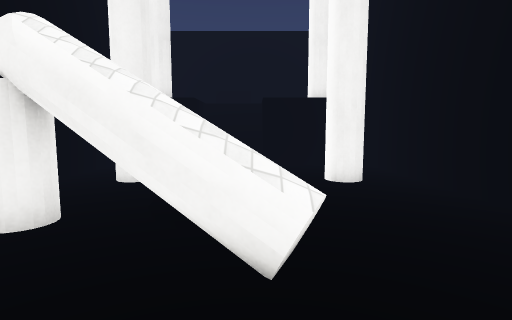
[1] (above)

19 first-person views from a walk through a Unity game level. The camera is 1.4 m above the floor, tilts 6° down and sees 80° across. The floor is counted in squares, 1 m on a side. Each view is taken from the middle of a square. On the plan, view 1 faces up. The plan holds only what a view shows up to about 14 squares ahead; the rest is blank. The place goes on beyond the plan. The player is left out. Surface patterns are stand-ins for the level's own textures.

[2]
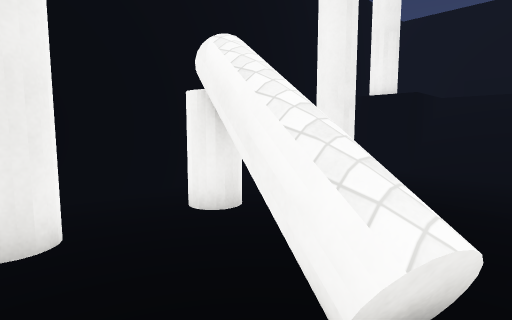

[3]
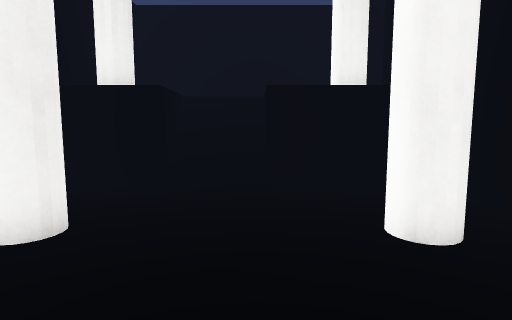

[4]
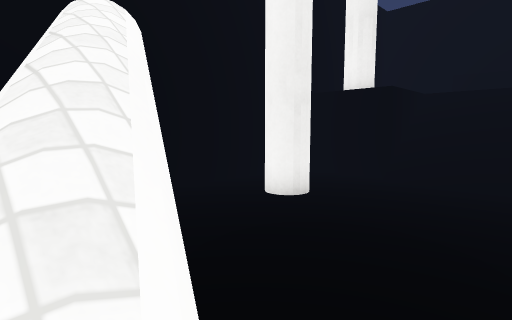

[5]
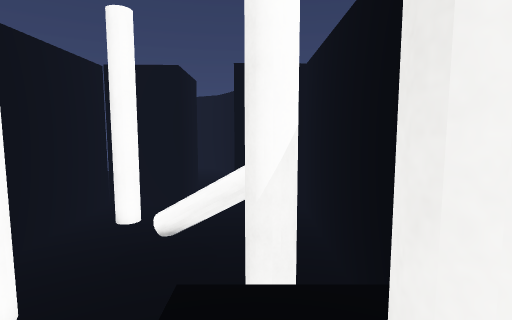

[6]
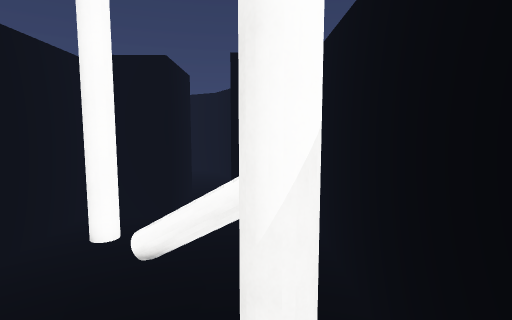

[7]
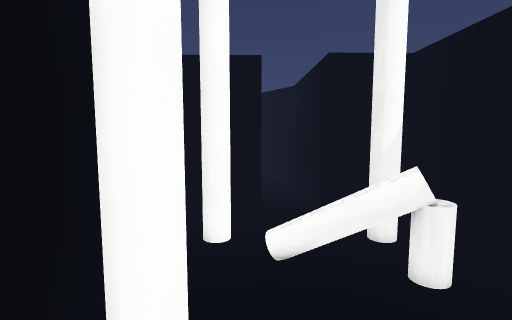

[8]
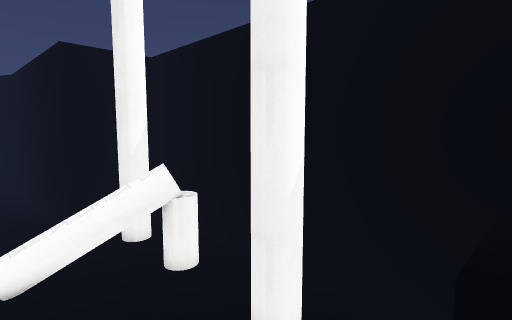

[9]
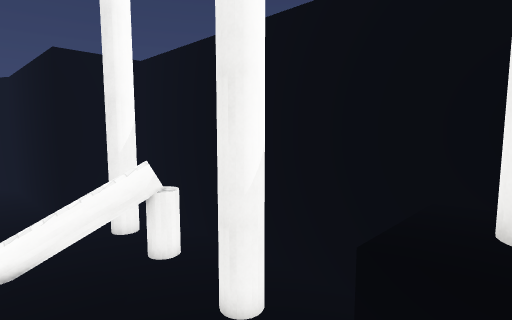

[10]
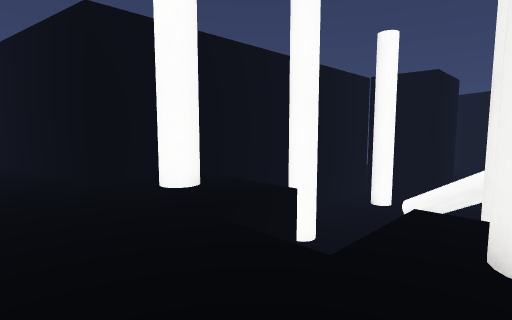

[11]
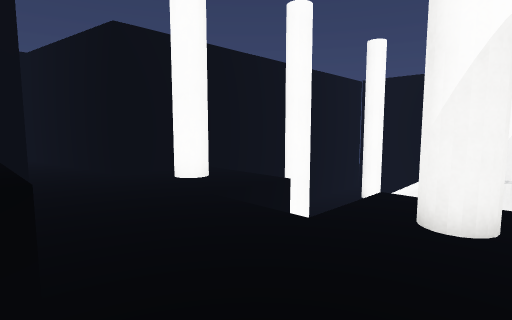

[12]
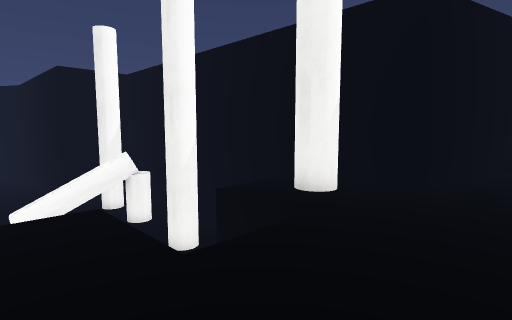

[13]
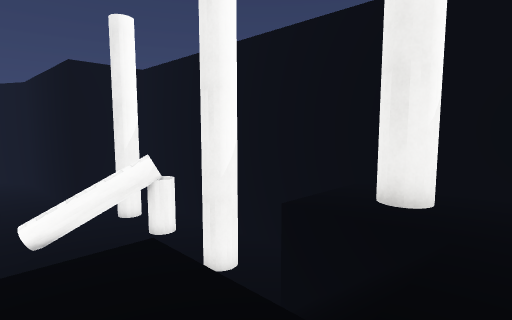

[14]
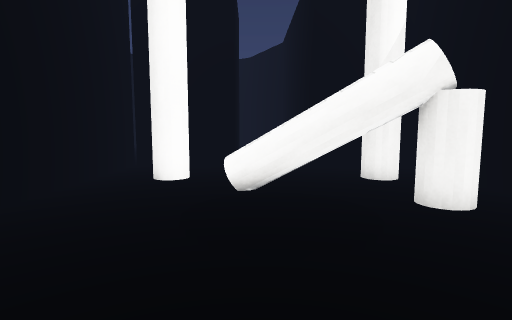

[15]
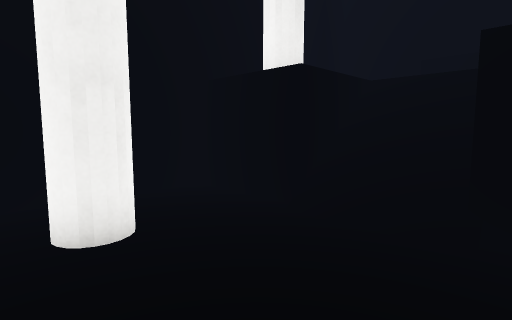

[16]
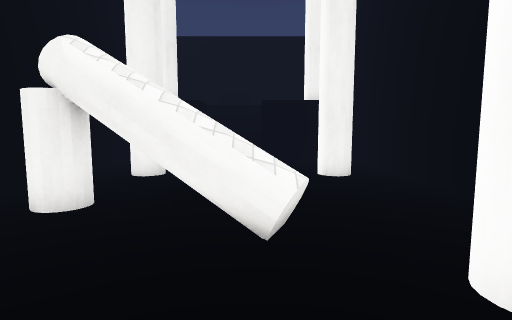

[17]
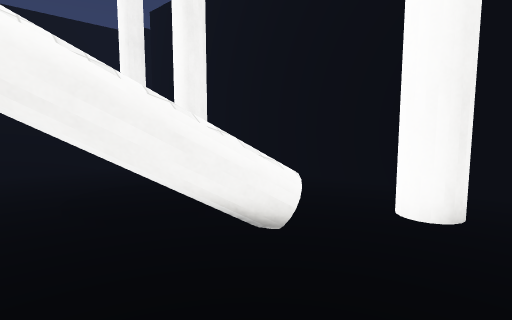

[18]
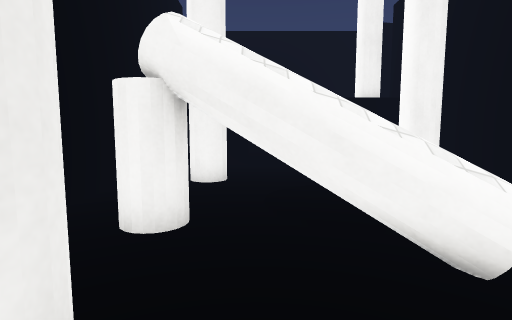

[19]
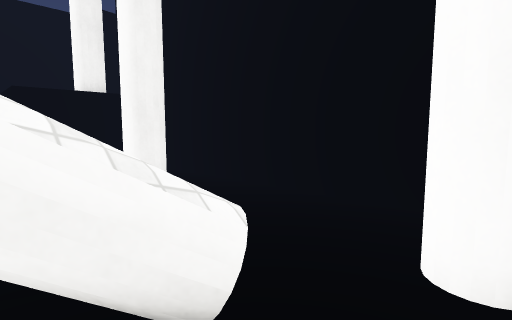

### Floor plan
Key: @ floor where view 1 was taken; # wall or solid block; . main floor; : floor 2.5 m higher than the main floor; / step, stairs or slope; ^ raised ledge; T thing the floor can be seen under or through; O other object.
Columns run from 10 left of view 1 to 11 right of it. Each row starts with its distance up from view 1.
 19      ###OO####
 18     #:  OO    #
 17     # :    :::##
 16 ##:::::    ::::::::::#
 15  ####::    :::::######
 14     #:::///::::##
 13     #:#:///::#:#
 12     #:::///::::#
 11     #...///....#
 10     #..........#
  9     #..........#
  8     #..#....#..#
  7     #..........#
  6     #..........#
  5     #..........#
  4     #..TTT.....#
  3     #....T^....#
  2     #..........#
  1     #..#....#..#
  0     #.....@....#
 -1     #####..#####
 -2         #..#
 -3         #..#
 -4         #..
 -5         #..

Positions as (right, up) in squares from view 1, and headings:
1: (0, 0), facing up
2: (1, 1), facing up-left
3: (0, 4), facing up
4: (1, 3), facing up-left
5: (-3, 14), facing down
6: (-3, 12), facing down
7: (1, 12), facing down
8: (1, 12), facing down-left
9: (1, 13), facing down-left
10: (-4, 17), facing down-right
11: (-5, 18), facing down-right
12: (2, 17), facing down-left
13: (2, 15), facing down-left
14: (0, 10), facing down
15: (1, 7), facing up-left
16: (0, -1), facing up
17: (-3, 0), facing up-right
18: (-2, 0), facing up
19: (-1, 1), facing up-right
